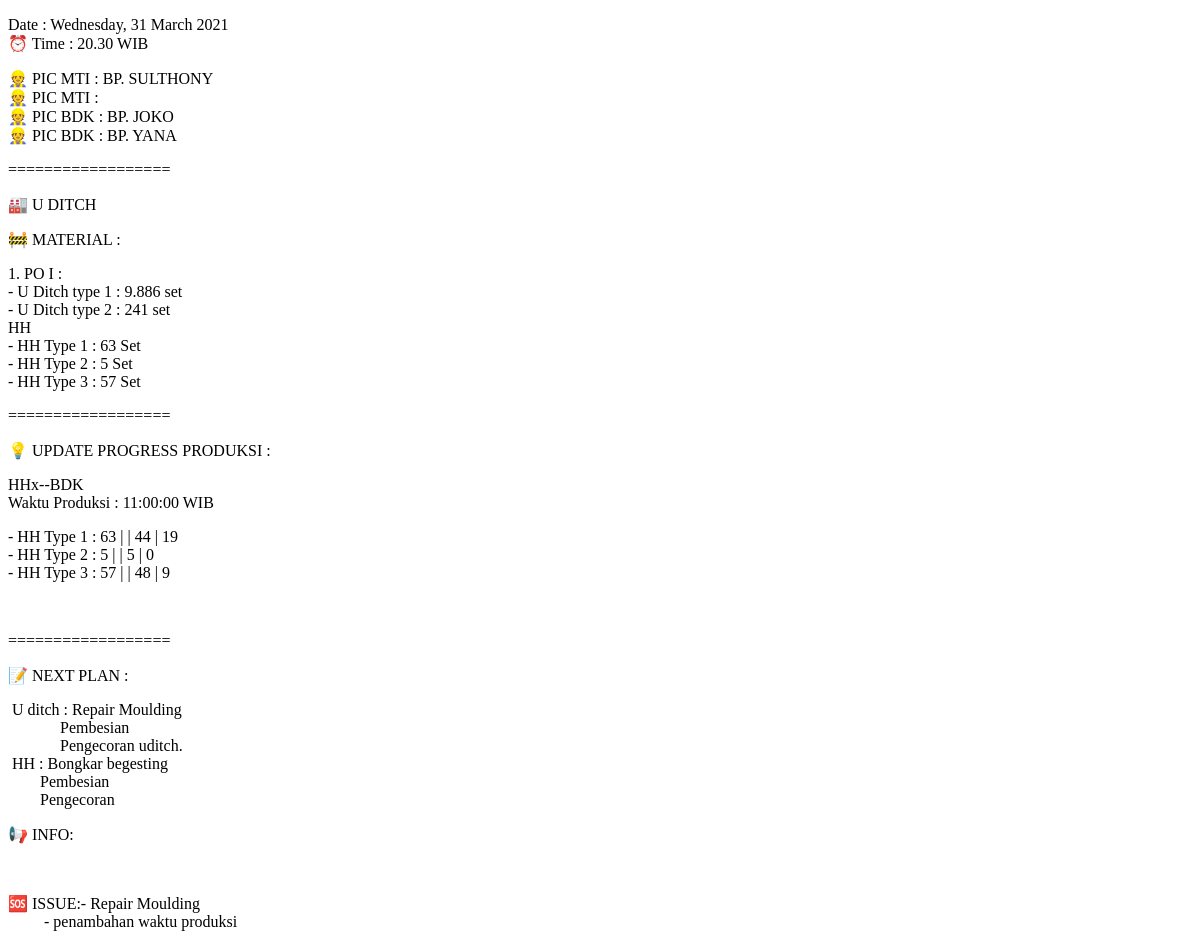
Before: /dailyreport/hasil/index.php?tanggal=2021-03-31 with the older database file.
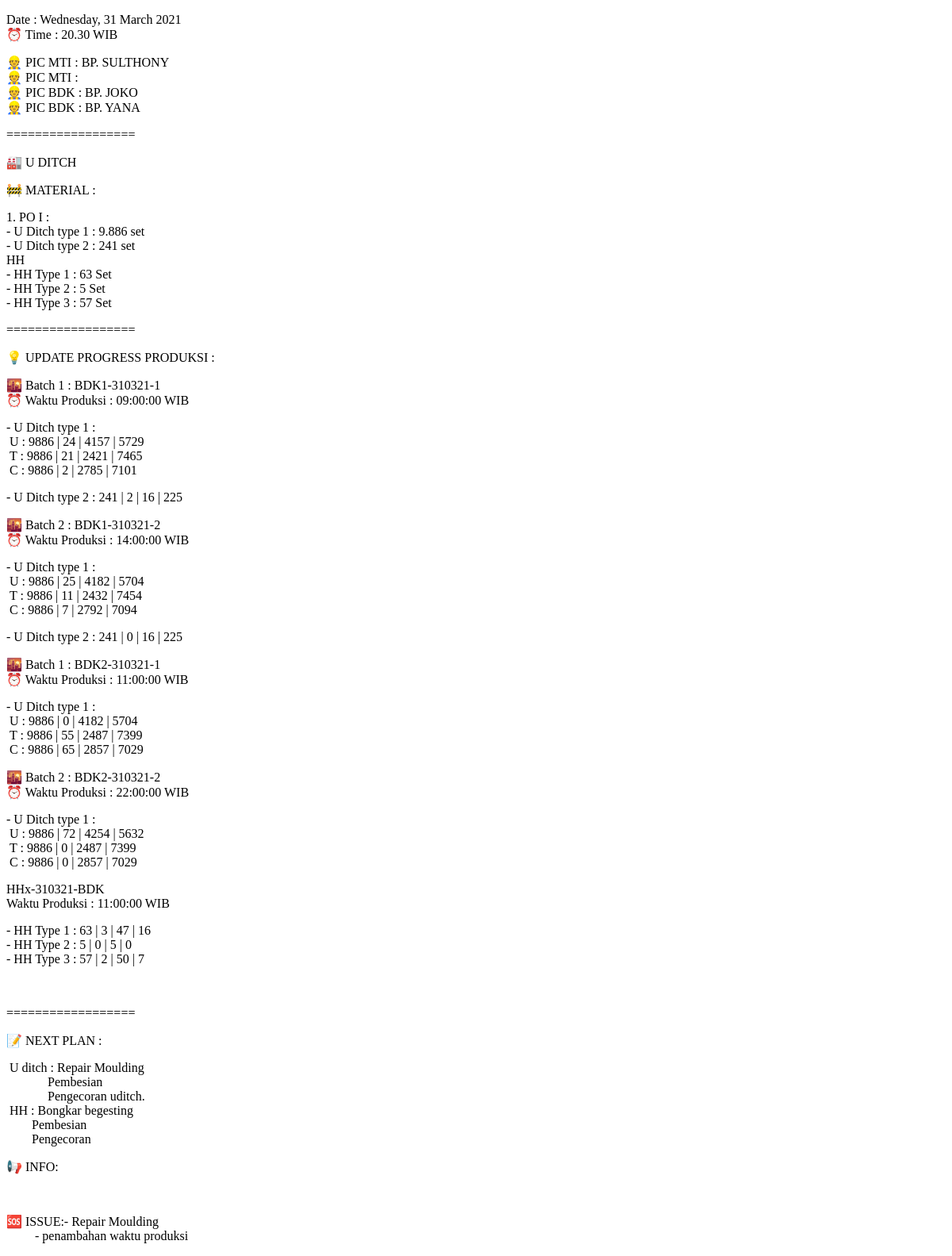
After: the same page with the newer database file.
### tables this page shows
CREATE TABLE `produksi` (
  `nomor` int(11) NOT NULL,
  `dibuat` timestamp NOT NULL DEFAULT current_timestamp(),
  `diedit` timestamp NOT NULL DEFAULT current_timestamp(),
  `oleh` varchar(20) NOT NULL DEFAULT 'AutoSystem',
  `tanggal` date NOT NULL,
  `kode` varchar(14) NOT NULL,
  `jam` time NOT NULL,
  `u` int(11) NOT NULL,
  `t` int(11) NOT NULL,
  `c` int(11) NOT NULL,
  `c2` int(11) NOT NULL,
  `hh1` int(11) NOT NULL,
  `hh2` int(11) NOT NULL,
  `hh3` int(11) NOT NULL,
  `hhc` int(11) NOT NULL
);

### dailyreport/hasil/sistem.php (called while the page is built)
<?php
	include "../../koneksi.php";
	$total = "SELECT SUM(u), SUM(t), SUM(c), SUM(c2), SUM(hh1), SUM(hh2), SUM(hh3) FROM produksi WHERE tanggal < '".$_GET['tanggal']."'";
	$bdk1 = "SELECT * FROM produksi WHERE tanggal = '".$_GET['tanggal']."' AND kode LIKE 'BDK1%'";
	$bdk2 = "SELECT * FROM produksi WHERE tanggal = '".$_GET['tanggal']."' AND kode LIKE 'BDK2%'";
	$hh = "SELECT sum(hh1), sum(hh2), sum(hh3) FROM produksi WHERE tanggal = '".$_GET['tanggal']."'";
	$result = $conn->query($total);
	$record = $result->fetch_array();
	$total_u = $record[0];
	$total_t = $record[1];
	$total_c = $record[2];
	$total_c2 = $record[3];
	$total_hh1 = $record[4];
	$total_hh2 = $record[5];
	$total_hh3 = $record[6];
?>

### dailyreport/hasil/index.php (the view, shortened to what this page needs)
<?php
	include '../../koneksi.php';
	$po_u1 = 9886;
	$po_u2 = 241;
	$po_hh1 = 63;
	$po_hh2 = 5;
	$po_hh3 = 57;
?>
<!DOCTYPE html>
<html>
<head>
</head>
<body>
	<p>Date : <?= strftime('%A, %d %B %Y', strtotime($_GET['tanggal'])) ?><br>
	&#x23F0 Time : 20.30 WIB</p>
	<p>&#x1F477 PIC MTI : BP. SULTHONY<br>
	&#x1F477 PIC MTI : <br>
	&#x1F477 PIC BDK : BP. JOKO<br>
	&#x1F477 PIC BDK : BP. YANA</p>
	<p>==================</p>
	<p>&#x1F3ED U DITCH</p>
	<p>&#x1F6A7 MATERIAL  : </p>
	<p>1. PO I :<br>
	- U Ditch type 1 : 9.886 set<br>
	- U Ditch type 2 : 241 set<br>
	HH<br>
	- HH Type 1 : 63 Set<br>
	- HH Type 2 : 5 Set<br>
	- HH Type 3 : 57 Set</p>
	<p>==================</p>
	<p>&#x1F4A1 UPDATE PROGRESS PRODUKSI :</p>
	<?php
		include 'sistem.php';
		$result1 = $conn->query($bdk1);
		if ($result1->num_rows > 0) {
			$counter = 0;
			$date = date_create($_GET['tanggal']);
			while ($row = $result1->fetch_assoc()) {
				$counter = $counter + 1;
				$total_u = $total_u + $row['u'];
				$total_t = $total_t + $row['t'];
				$total_c = $total_c + $row['c'];
				$total_c2 = $total_c2 + $row['c2'];
	?>
		<p>&#x1F307 Batch <?= $counter; ?> : <?= $row['kode']; ?><br>
		&#x23F0 Waktu Produksi : <?= $row['jam'] ?> WIB</p>
		<p>- U Ditch type 1 :<br>
		&nbsp;U : <?= $po_u1; ?> | <?= $row['u']; ?> | <?= $total_u; ?> | <?= $po_u1 - $total_u; ?><br>
		&nbsp;T : <?= $po_u1; ?> | <?= $row['t']; ?> | <?= $total_t; ?> | <?= $po_u1 - $total_t; ?><br>
		&nbsp;C : <?= $po_u1; ?> | <?= $row['c']; ?> | <?= $total_c; ?> | <?= $po_u1 - $total_c; ?></p>
		<p>- U Ditch type  2 : <?= $po_u2; ?> | <?= $row['c2']; ?> | <?php echo $total_c2; ?> | <?= $po_u2 - $total_c2; ?></p>
	<?php
			}
		}
		$result2 = $conn->query($bdk2);
		if ($result2->num_rows > 0) {
			$counter = 0;
			while ($row = $result2->fetch_assoc()) {
				$counter = $counter + 1;
	?>
		<p>&#x1F307 Batch <?= $counter; ?> : <?= $row['kode']; ?><br>
		&#x23F0 Waktu Produksi : <?= $row['jam'] ?> WIB</p>
		<p>- U Ditch type 1 :<br>
		&nbsp;U : <?= $po_u1; ?> | <?= $row['u']; ?> | <?php $total_u = $total_u + $row['u']; echo $total_u; ?> | <?= $po_u1 - $total_u; ?><br>
		&nbsp;T : <?= $po_u1; ?> | <?= $row['t']; ?> | <?php $total_t = $total_t + $row['t']; echo $total_t; ?> | <?= $po_u1 - $total_t; ?><br>
		&nbsp;C : <?= $po_u1; ?> | <?= $row['c']; ?> | <?php $total_c = $total_c + $row['c']; echo $total_c; ?> | <?= $po_u1 - $total_c; ?></p>
	<?php
			}
		}
		$result3 = $conn->query($hh);
		if ($result3->num_rows > 0) {
			while ($row = $result3->fetch_array()){
	?>
		<p>HHx-<?= date_format($date, 'dmy')?>-BDK<br>
		Waktu Produksi : 11:00:00  WIB</p>
		<p>- HH Type 1 : <?= $po_hh1 ; ?> | <?= $row[0]; ?> | <?php $total_hh1 = $total_hh1 + $row[0]; echo $total_hh1; ?> | <?= $po_hh1 - $total_hh1; ?><br>
		- HH Type 2 : <?= $po_hh2 ; ?> | <?= $row[1]; ?> | <?php $total_hh2 = $total_hh2 + $row[1]; echo $total_hh2; ?> | <?= $po_hh2 - $total_hh2; ?><br>
		- HH Type 3 : <?= $po_hh3 ; ?> | <?= $row[2]; ?> | <?php $total_hh3 = $total_hh3 + $row[2]; echo $total_hh3; ?> | <?= $po_hh3 - $total_hh3; ?></p>
		<br>
	<?php
			}
		}
	?>
	<p>==================</p>
	<p>&#x1F4DD NEXT PLAN :</p>
	&nbsp;U ditch : Repair Moulding<br>
	&nbsp;&nbsp;&nbsp;&nbsp;&nbsp;&nbsp;&nbsp;&nbsp;&nbsp;&nbsp;&nbsp;&nbsp;&nbsp;Pembesian<br>
	&nbsp;&nbsp;&nbsp;&nbsp;&nbsp;&nbsp;&nbsp;&nbsp;&nbsp;&nbsp;&nbsp;&nbsp;&nbsp;Pengecoran uditch.<br>
	&nbsp;HH : Bongkar begesting<br>
	&nbsp;&nbsp;&nbsp;&nbsp;&nbsp;&nbsp;&nbsp;&nbsp;Pembesian<br>
	&nbsp;&nbsp;&nbsp;&nbsp;&nbsp;&nbsp;&nbsp;&nbsp;Pengecoran</p>
	<p>&#x1F4E2 INFO:</p>
	<br>
	<p>&#x1F198 ISSUE:- Repair Moulding<br>
	&nbsp;&nbsp;&nbsp;&nbsp;&nbsp;&nbsp;&nbsp;&nbsp;&nbsp;- penambahan waktu produksi</p>
</body>
</html>

Changed rows visible on the page:
added produksi: kode "BDK1-310321-1", jam "09:00:00", u "24", total_u "4157", total_u "5729", t "21", total_t "2421", total_t "7465", c "2", total_c "2785", total_c "7101", c2 "2", total_c2 "16", total_c2 "225"
added produksi: kode "BDK1-310321-2", jam "14:00:00", u "25", total_u "4182", total_u "5704", t "11", total_t "2432", total_t "7454", c "7", total_c "2792", total_c "7094", c2 "0", total_c2 "16", total_c2 "225"
added produksi: kode "BDK2-310321-1", jam "11:00:00", u "0", total_u "4182", total_u "5704", t "55", total_t "2487", total_t "7399", c "65", total_c "2857", total_c "7029"
added produksi: kode "BDK2-310321-2", jam "22:00:00", u "72", total_u "4254", total_u "5632", t "0", total_t "2487", total_t "7399", c "0", total_c "2857", total_c "7029"
Other visible differences:
new list line: "HHx- 310321 -BDK Waktu Produksi : 11:00:00 WIB - HH Type 1 : 63 | 3 | 47 | 16 - HH Type 2 : 5 | 0 | 5 | 0 - HH Type 3 : 57 | 2 | 50 | 7"
list line gone: "HHx- -BDK Waktu Produksi : 11:00:00 WIB - HH Type 1 : 63 | | 44 | 19 - HH Type 2 : 5 | | 5 | 0 - HH Type 3 : 57 | | 48 | 9"
